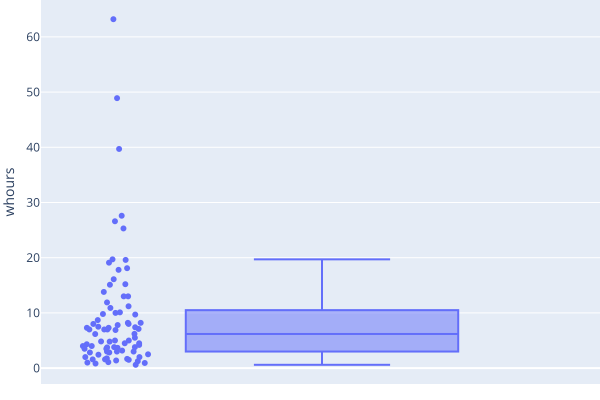

Python code for this plot:
"""Regenerate boxplot of development times."""

import pandas as pd
import plotly.express as px
import sys

assert len(sys.argv) == 3, f"Usage: {sys.argv[0]} infile outfile"
df = pd.read_csv(sys.argv[1])
fig = px.box(df, y="whours", points="all")
fig.update_layout(margin={"t": 0, "b": 0, "l": 0, "r": 0})
fig.write_image(sys.argv[2], width=600, height=400)
